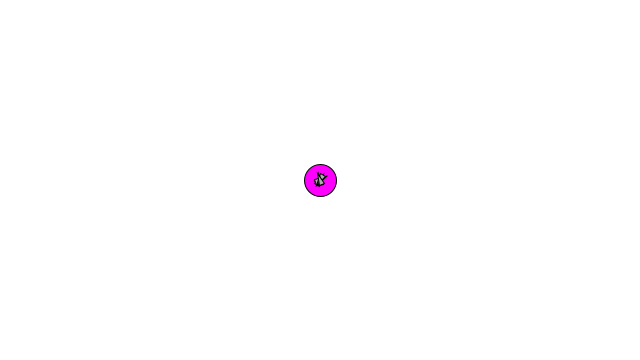
Frame 1 (no input)
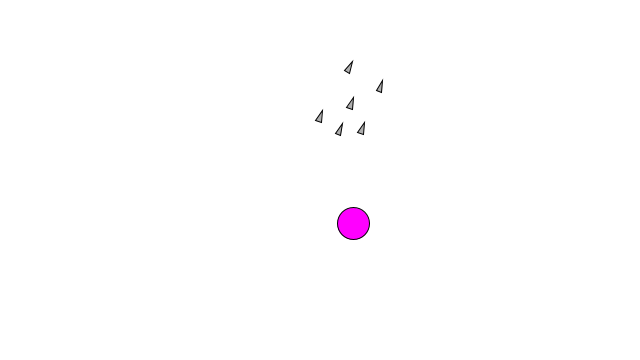
Frame 60 (the mouse pressed at the canvas centre just before this capture)
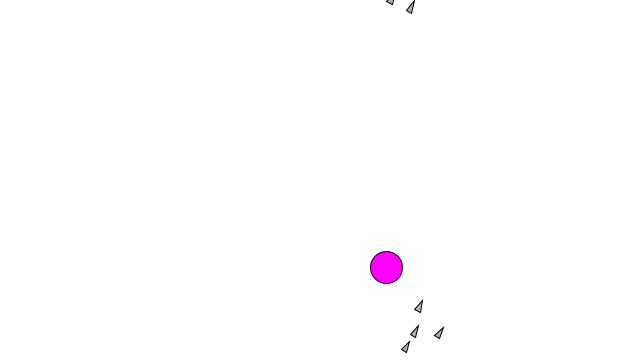
Frame 120 (the mouse held since frame 60 and released just before this capture)

The Processing sketch that drew these frames (run headless with seeded random() and noise(); from frame 60 on, the mouse is pressed at the canvas centre):

// Processing sketch: FlockingAttractor
// ── FlockingAttractor.pde
// The Nature of Code
// Daniel Shiffman
// http://natureofcode.com

// Demonstration of Craig Reynolds' "Flocking" behavior
// See: http://www.red3d.com/cwr/
// Rules: Cohesion, Separation, Alignment

// Click mouse to add boids into the system

Flock flock;
Attractor attractor;

void setup() {
  size(640,360);
  flock = new Flock();
  // Add an initial set of boids into the system
  for (int i = 0; i < 6; i++) {
    Boid b = new Boid(width/2,height/2);
    flock.addBoid(b);
  }
  smooth();
  attractor = new Attractor(width/2, height/2);
}

void draw() {
  background(255);
  attractor.draw();
  flock.run(attractor);
  
  
    // Instructions
  fill(0);
  //text("Drag the mouse to generate new boids.",10,height-16);
}

// Add a new boid into the System
void mouseDragged() {
  flock.addBoid(new Boid(mouseX,mouseY));
}



// ── Attractor.pde
class Attractor extends PVector{
 
     PVector velocity;
     
     Attractor(float x_, float y_){
       
       x = x_; y = y_;
       velocity = new PVector(random(1.6), random(1.6));
      
     } 
     
     void update(){
       
       if(x < 0 || x > width) velocity.x *= -1;
       if(y < 0 || y > height) velocity.y *= -1;
       
       this.add(velocity);
  
     }
     
     void draw(){
       
       update();
       
       ellipseMode(CENTER);
       fill(255, 0, 255);
       ellipse(x, y, 32, 32);
       
     }
  
}

// ── Boid.pde
// The Nature of Code
// Daniel Shiffman
// http://natureofcode.com

// Boid class
// Methods for Separation, Cohesion, Alignment added

class Boid {

  PVector location;
  PVector velocity;
  PVector acceleration;
  float r;
  float maxforce;    // Maximum steering force
  float maxspeed;    // Maximum speed

  Boid(float x, float y) {
    acceleration = new PVector(0,0);
    velocity = new PVector(random(-1,1),random(-1,1));
    location = new PVector(x,y);
    r = 3.0;
    maxspeed = 3;
    maxforce = 0.05;
  }

  void run(ArrayList<Boid> boids, Attractor a) {
    flock(boids, a);
    update();
    borders();
    render();
  }

  void applyForce(PVector force) {
    // We could add mass here if we want A = F / M
    acceleration.add(force);
  }

  // We accumulate a new acceleration each time based on three rules
  void flock(ArrayList<Boid> boids, Attractor a) {
    PVector sep = separate(boids);   // Separation
    PVector ali = align(boids);      // Alignment
    PVector coh = cohesion(boids);   // Cohesion
    // Arbitrarily weight these forces
    sep.mult(1.5);
    ali.mult(1.0);
    coh.mult(1.0);
    // Add the force vectors to acceleration
    applyForce(sep);
    applyForce(ali);
    applyForce(coh);
  }

  // Method to update location
  void update() {
    // Update velocity
    velocity.add(acceleration);
    // Limit speed
    velocity.limit(maxspeed);
    location.add(velocity);
    // Reset accelertion to 0 each cycle
    acceleration.mult(0);
  }

  // A method that calculates and applies a steering force towards a target
  // STEER = DESIRED MINUS VELOCITY
  PVector seek(PVector target) {
    PVector desired = PVector.sub(target,location);  // A vector pointing from the location to the target
    // Normalize desired and scale to maximum speed
    desired.normalize();
    desired.mult(maxspeed);
    // Steering = Desired minus Velocity
    PVector steer = PVector.sub(desired,velocity);
    steer.limit(maxforce);  // Limit to maximum steering force
    return steer;
  }
  
  void render() {
    // Draw a triangle rotated in the direction of velocity
    float theta = velocity.heading2D() + radians(90);
    fill(175);
    stroke(0);
    pushMatrix();
    translate(location.x,location.y);
    rotate(theta);
    beginShape(TRIANGLES);
    vertex(0, -r*2);
    vertex(-r, r*2);
    vertex(r, r*2);
    endShape();
    popMatrix();
  }

  // Wraparound
  void borders() {
    if (location.x < -r) location.x = width+r;
    if (location.y < -r) location.y = height+r;
    if (location.x > width+r) location.x = -r;
    if (location.y > height+r) location.y = -r;
  }

  // Separation
  // Method checks for nearby boids and steers away
  PVector separate (ArrayList<Boid> boids) {
    float desiredseparation = 25.0f;
    PVector steer = new PVector(0,0,0);
    int count = 0;
    // For every boid in the system, check if it's too close
    for (Boid other : boids) {
      float d = PVector.dist(location,other.location);
      // If the distance is greater than 0 and less than an arbitrary amount (0 when you are yourself)
      if ((d > 0) && (d < desiredseparation)) {
        // Calculate vector pointing away from neighbor
        PVector diff = PVector.sub(location,other.location);
        diff.normalize();
        diff.div(d);        // Weight by distance
        steer.add(diff);
        count++;            // Keep track of how many
      }
    }
    // Average -- divide by how many
    if (count > 0) {
      steer.div((float)count);
    }

    // As long as the vector is greater than 0
    if (steer.mag() > 0) {
      // Implement Reynolds: Steering = Desired - Velocity
      steer.normalize();
      steer.mult(maxspeed);
      steer.sub(velocity);
      steer.limit(maxforce);
    }
    return steer;
  }

  // Alignment
  // For every nearby boid in the system, calculate the average velocity
  PVector align (ArrayList<Boid> boids) {
    float neighbordist = 50;
    PVector sum = new PVector(0,0);
    int count = 0;
    for (Boid other : boids) {
      float d = PVector.dist(location,other.location);
      if ((d > 0) && (d < neighbordist)) {
        sum.add(other.velocity);
        count++;
      }
    }
    if (count > 0) {
      sum.div((float)count);
      sum.normalize();
      sum.mult(maxspeed);
      PVector steer = PVector.sub(sum,velocity);
      steer.limit(maxforce);
      return steer;
    } else {
      return new PVector(0,0);
    }
  }

  // Cohesion
  // For the average location (i.e. center) of all nearby boids, calculate steering vector towards that location
  PVector cohesion (ArrayList<Boid> boids) {
    float neighbordist = 50;
    PVector sum = new PVector(0,0);   // Start with empty vector to accumulate all locations
    int count = 0;
    for (Boid other : boids) {
      float d = PVector.dist(location,other.location);
      if ((d > 0) && (d < neighbordist)) {
        sum.add(other.location); // Add location
        count++;
      }
    }
    if (count > 0) {
      sum.div(count);
      return seek(sum);  // Steer towards the location
    } else {
      return new PVector(0,0);
    }
  }
}


// ── Flock.pde
// The Nature of Code
// Daniel Shiffman
// http://natureofcode.com

// Flock class
// Does very little, simply manages the ArrayList of all the boids

class Flock {
  ArrayList<Boid> boids; // An ArrayList for all the boids

  Flock() {
    boids = new ArrayList<Boid>(); // Initialize the ArrayList
  }

  void run(Attractor a) {
    for (Boid b : boids) {
      b.run(boids, a);  // Passing the entire list of boids to each boid individually
    }
  }

  void addBoid(Boid b) {
    boids.add(b);
  }

}
